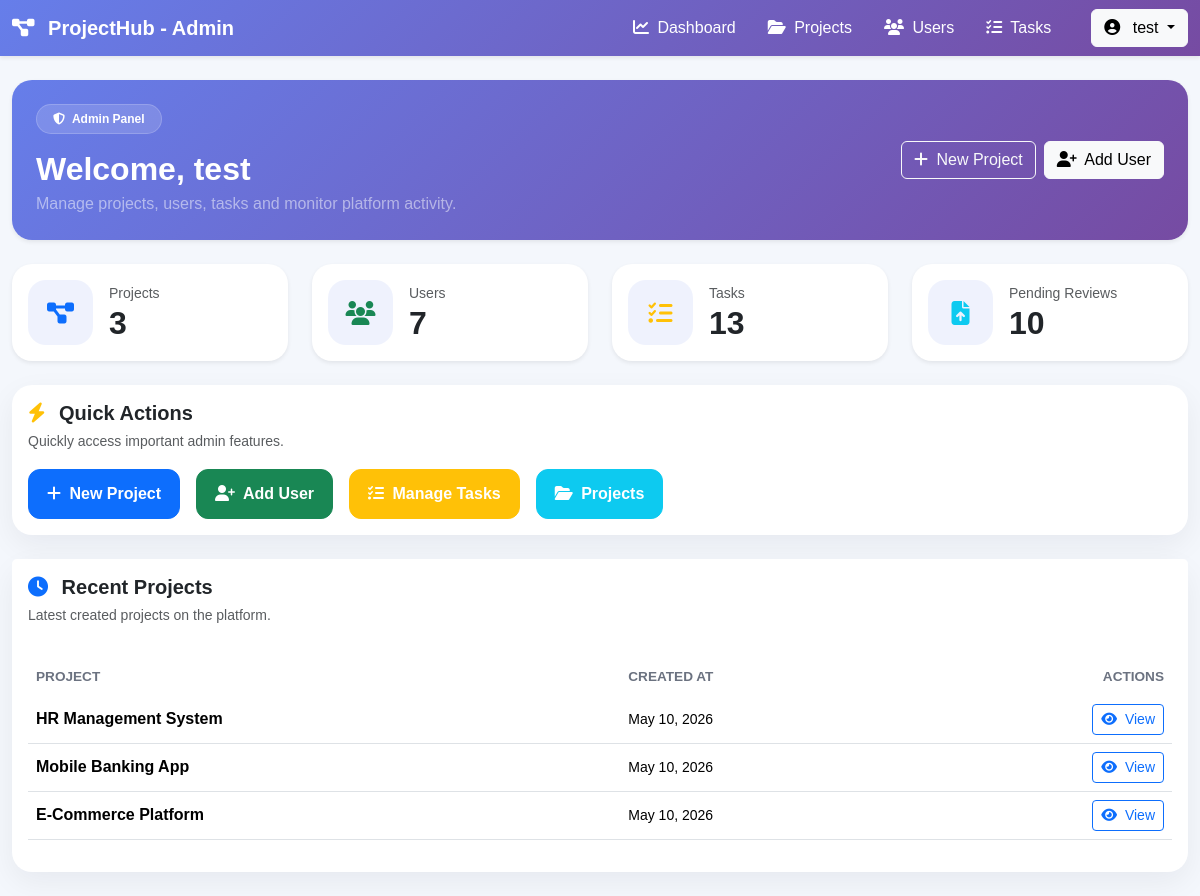
/views/admin/dashboard.php (signed in), run on the app's committed database.
### tables this page shows
CREATE TABLE `projects` (
  `id` int(11) NOT NULL,
  `title` varchar(255) NOT NULL,
  `description` text DEFAULT NULL,
  `created_at` timestamp NOT NULL DEFAULT current_timestamp()
);

### models/Project.php (called while the page is built, shortened)
<?php
    class Project{
        private $pdo;
        public function __construct($pdo){
            $this->pdo=$pdo;
        }
        public function findAllProjects(){
            $stmt= $this->pdo->prepare("SELECT * FROM projects");
            $stmt->execute();
            return $stmt->fetchAll(PDO::FETCH_ASSOC);
        }
    }
?>

### models/User.php (called while the page is built, shortened)
<?php
    class User{
        private $pdo;
        public function __construct($pdo){
            $this->pdo = $pdo;
        }
        public function findAllUsers() {
          $stmt = $this->pdo->query("SELECT id, username, email, role, created_at FROM users ORDER BY created_at DESC");
          return $stmt->fetchAll(PDO::FETCH_ASSOC);
        }
    }
?>

### models/Task.php (called while the page is built, shortened)
<?php
    class Task{
        private $pdo;
        public function __construct(PDO $pdo) {
            $this->pdo = $pdo;
        }
        public function findAllTasks(){
            $stmt=$this->pdo->prepare("SELECT * FROM tasks ORDER BY complexity DESC ");
            $stmt->execute();
            return $stmt->fetchAll(PDO::FETCH_ASSOC);
        }
    }
?>

### models/TaskSubmission.php (called while the page is built, shortened)
<?php
    class TaskSubmission{
        private $pdo;
        public function __construct($pdo){
            $this->pdo = $pdo;
        }
        public function findTaskSubmissionsByStatus($status){
            $stmt = $this->pdo->prepare("SELECT * FROM task_submissions WHERE status=?");
            $stmt->execute([$status]);
            return $stmt->fetchAll(PDO::FETCH_ASSOC);
        }
    }
?>

### views/admin/dashboard.php (the view, shortened to what this page needs)
<?php
require_once(__DIR__ . "/../../config/database.php");
require_once(__DIR__ . "/../../models/Project.php");
require_once(__DIR__ . "/../../models/User.php");
require_once(__DIR__ . "/../../models/Task.php");
require_once(__DIR__ . "/../../models/TaskSubmission.php");
$projectModel = new Project($pdo);
$userModel = new User($pdo);
$taskModel = new Task($pdo);
$submissionModel = new TaskSubmission($pdo);
$totalProjects = count($projectModel->findAllProjects());
$totalUsers = count($userModel->findAllUsers());
$totalTasks = count($taskModel->findAllTasks());
$pendingReviews = count($submissionModel->findTaskSubmissionsByStatus('pending'));
$projects = $projectModel->findAllProjects();
$recentProjects = array_slice(array_reverse($projects), 0, 5);
?>
<!DOCTYPE html>
<html lang="en">
<head>
    <link href="https://cdn.jsdelivr.net/npm/bootstrap@5.3.3/dist/css/bootstrap.min.css" rel="stylesheet">
    <link rel="stylesheet" href="https://cdnjs.cloudflare.com/ajax/libs/font-awesome/6.4.0/css/all.min.css">
</head>
<body>
    <nav class="navbar navbar-expand-lg navbar-dark shadow-sm sticky-top"
        style="background: linear-gradient(135deg, #667eea, #764ba2);">
        <div class="container-fluid">
            <a class="navbar-brand fw-bold" href="#">
                <i class="fas fa-project-diagram me-2"></i>
                ProjectHub - Admin
            </a>
            <div class="collapse navbar-collapse" id="navbarContent">
                <div class="navbar-nav ms-auto align-items-lg-center">
                    <a href="dashboard.php" class="nav-link text-white me-3 active">
                        <i class="fas fa-chart-line me-1"></i>
                        Dashboard
                    </a>
                    <a href="../../controllers/projectController.php?action=list" class="nav-link text-white me-3">
                        <i class="fas fa-folder-open me-1"></i>
                        Projects
                    </a>
                    <a href="../../controllers/userController.php?action=list" class="nav-link text-white me-3">
                        <i class="fas fa-users me-1"></i>
                        Users
                    </a>
                    <a href="../../controllers/taskController.php?action=list" class="nav-link text-white me-3">
                        <i class="fas fa-tasks me-1"></i>
                        Tasks
                    </a>
                    <div class="dropdown ms-lg-3">
                        <button class="btn btn-light dropdown-toggle" data-bs-toggle="dropdown">
                            <i class="fas fa-user-circle me-2"></i>
                            <?php echo htmlspecialchars($_SESSION['user']['username']); ?>
                        </button>
                    </div>
                </div>
            </div>
        </div>
    </nav>
    <div class="container-fluid py-4">
        <div class="row g-4">
            <div class="">
                <div class="welcome-box p-4 shadow-sm mb-4">
                    <div class="d-flex justify-content-between align-items-center flex-wrap gap-3">
                        <div>
                            <span class="badge project-badge rounded-pill px-3 py-2 mb-3">
                                <i class="fas fa-shield-alt me-1"></i> Admin Panel
                            </span>
                            <h2 class="fw-bold mb-1">
                                Welcome, <?php echo htmlspecialchars($_SESSION["user"]["username"]); ?>
                            </h2>
                            <p class="mb-0 text-white-50">
                                Manage projects, users, tasks and monitor platform activity.
                            </p>
                        </div>
                        <div class="d-flex gap-2 flex-wrap">
                            <a href="../../controllers/projectController.php?action=create"
                                class="btn btn-outline-light">
                                <i class="fas fa-plus me-1"></i> New Project
                            </a>
                            <a href="../../controllers/userController.php?action=create" class="btn btn-light">
                                <i class="fas fa-user-plus me-1"></i> Add User
                            </a>
                        </div>
                    </div>
                </div>
                <div class="row g-4 mb-4">
                    <div class="col-md-6 col-xl-3">
                        <div class="card dashboard-card shadow-sm h-100">
                            <div class="card-body d-flex align-items-center gap-3">
                                <div class="stat-icon text-primary">
                                    <i class="fas fa-project-diagram"></i>
                                </div>
                                <div>
                                    <div class="text-muted small">Projects</div>
                                    <div class="h2 fw-bold mb-0">
                                        <?php echo $totalProjects; ?>
                                    </div>
                                </div>
                            </div>
                        </div>
                    </div>
                    <div class="col-md-6 col-xl-3">
                        <div class="card dashboard-card shadow-sm h-100">
                            <div class="card-body d-flex align-items-center gap-3">
                                <div class="stat-icon text-success">
                                    <i class="fas fa-users"></i>
                                </div>
                                <div>
                                    <div class="text-muted small">Users</div>
                                    <div class="h2 fw-bold mb-0">
                                        <?php echo $totalUsers; ?>
                                    </div>
                                </div>
                            </div>
                        </div>
                    </div>
                    <div class="col-md-6 col-xl-3">
                        <div class="card dashboard-card shadow-sm h-100">
                            <div class="card-body d-flex align-items-center gap-3">
                                <div class="stat-icon text-warning">
                                    <i class="fas fa-tasks"></i>
                                </div>
                                <div>
                                    <div class="text-muted small">Tasks</div>
                                    <div class="h2 fw-bold mb-0">
                                        <?php echo $totalTasks; ?>
                                    </div>
                                </div>
                            </div>
                        </div>
                    </div>
                    <div class="col-md-6 col-xl-3">
                        <div class="card dashboard-card shadow-sm h-100">
                            <div class="card-body d-flex align-items-center gap-3">
                                <div class="stat-icon text-info">
                                    <i class="fas fa-file-upload"></i>
                                </div>
                                <div>
                                    <div class="text-muted small">Pending Reviews</div>
                                    <div class="h2 fw-bold mb-0">
                                        <?php echo $pendingReviews; ?>
                                    </div>
                                </div>
                            </div>
                        </div>
                    </div>
                </div>
                <div class="card soft-card mb-4">
                    <div class="card-body">
                        <div class="d-flex justify-content-between align-items-center flex-wrap gap-3 mb-3">
                            <div>
                                <h5 class="section-title mb-1">
                                    <i class="fas fa-bolt text-warning me-2"></i>
                                    Quick Actions
                                </h5>
                                <small class="text-muted">
                                    Quickly access important admin features.
                                </small>
                            </div>
                        </div>
                        <div class="d-flex flex-wrap gap-3">
                            <a href="../../controllers/projectController.php?action=create"
                                class="btn btn-primary quick-btn">
                                <i class="fas fa-plus me-1"></i> New Project
                            </a>
                            <a href="../../controllers/userController.php?action=create"
                                class="btn btn-success quick-btn">
                                <i class="fas fa-user-plus me-1"></i> Add User
                            </a>
                            <a href="../../controllers/taskController.php?action=list"
                                class="btn btn-warning text-white quick-btn">
                                <i class="fas fa-tasks me-1"></i> Manage Tasks
                            </a>
                            <a href="../../controllers/projectController.php?action=list"
                                class="btn btn-info text-white quick-btn">
                                <i class="fas fa-folder-open me-1"></i> Projects
                            </a>
                        </div>
                    </div>
                </div>
                <div class="card soft-card">
                    <div class="card-header bg-white border-0 py-3">
                        <div>
                            <h5 class="section-title mb-1">
                                <i class="fas fa-clock text-primary me-2"></i>
                                Recent Projects
                            </h5>
                            <small class="text-muted">
                                Latest created projects on the platform.
                            </small>
                        </div>
                    </div>
                    <div class="card-body">
                        <?php if (empty($recentProjects)): ?>
                            <div class="text-center py-5">
                                <i class="fas fa-folder-open fa-3x text-muted mb-3"></i>
                                <p class="text-muted mb-0">No projects available.</p>
                            </div>
                        <?php else: ?>
                            <div class="table-responsive">
                                <table class="table align-middle table-hover">
                                    <thead>
                                        <tr>
                                            <th>Project</th>
                                            <th>Created At</th>
                                            <th class="text-end">Actions</th>
                                        </tr>
                                    </thead>
                                    <tbody>
                                        <?php foreach ($recentProjects as $proj): ?>
                                            <tr>
                                                <td class="fw-semibold">
                                                    <?php echo htmlspecialchars($proj['title']); ?>
                                                </td>
                                                <td>
                                                    <small>
                                                        <?php echo date('M d, Y', strtotime($proj['created_at'])); ?>
                                                    </small>
                                                </td>
                                                <td class="text-end">
                                                    <a href="../../controllers/projectController.php?action=show&id=<?php echo $proj['id']; ?>"
                                                        class="btn btn-sm btn-outline-primary">
                                                        <i class="fas fa-eye me-1"></i> View
                                                    </a>
                                                </td>
                                            </tr>
                                        <?php endforeach; ?>
                                    </tbody>
                                </table>
                            </div>
                        <?php endif; ?>
                    </div>
                </div>
            </div>
        </div>
    </div>
</body>
</html>

### views/admin/dashboard.php (style rules this page uses)
body { background: #f4f7fc; font-family: Arial, sans-serif; }
.navbar { background: linear-gradient(135deg, #667eea, #764ba2); }
.welcome-box { background: linear-gradient(135deg, #667eea, #764ba2); border-radius: 20px; color: white; }
.dashboard-card { border: none; border-radius: 20px; transition: 0.3s ease; }
.soft-card { border: none; border-radius: 20px; box-shadow: 0 10px 30px rgba(15, 23, 42, 0.06); }
.stat-icon { width: 65px; height: 65px; border-radius: 18px; display: flex; align-items: center; justify-content: center; font-size: 24px; background: rgba(102, 126, 234, 0.1); }
.section-title { font-weight: 700; }
.table thead th { border-bottom: 0; font-size: 0.85rem; text-transform: uppercase; color: #6b7280; }
.quick-btn { border-radius: 12px; padding: 12px 18px; font-weight: 600; }
.project-badge { background: rgba(255, 255, 255, 0.15); border: 1px solid rgba(255, 255, 255, 0.18); color: white; }

### data on the page
projects: title "HR Management System", created_at "May 10, 2026"
projects: title "Mobile Banking App", created_at "May 10, 2026"
projects: title "E-Commerce Platform", created_at "May 10, 2026"

### other printed values
$_SESSION['user']['username'] "test"
$_SESSION["user"]["username"] "test"
$totalProjects "3"
$totalUsers "7"
$totalTasks "13"
$pendingReviews "10"
